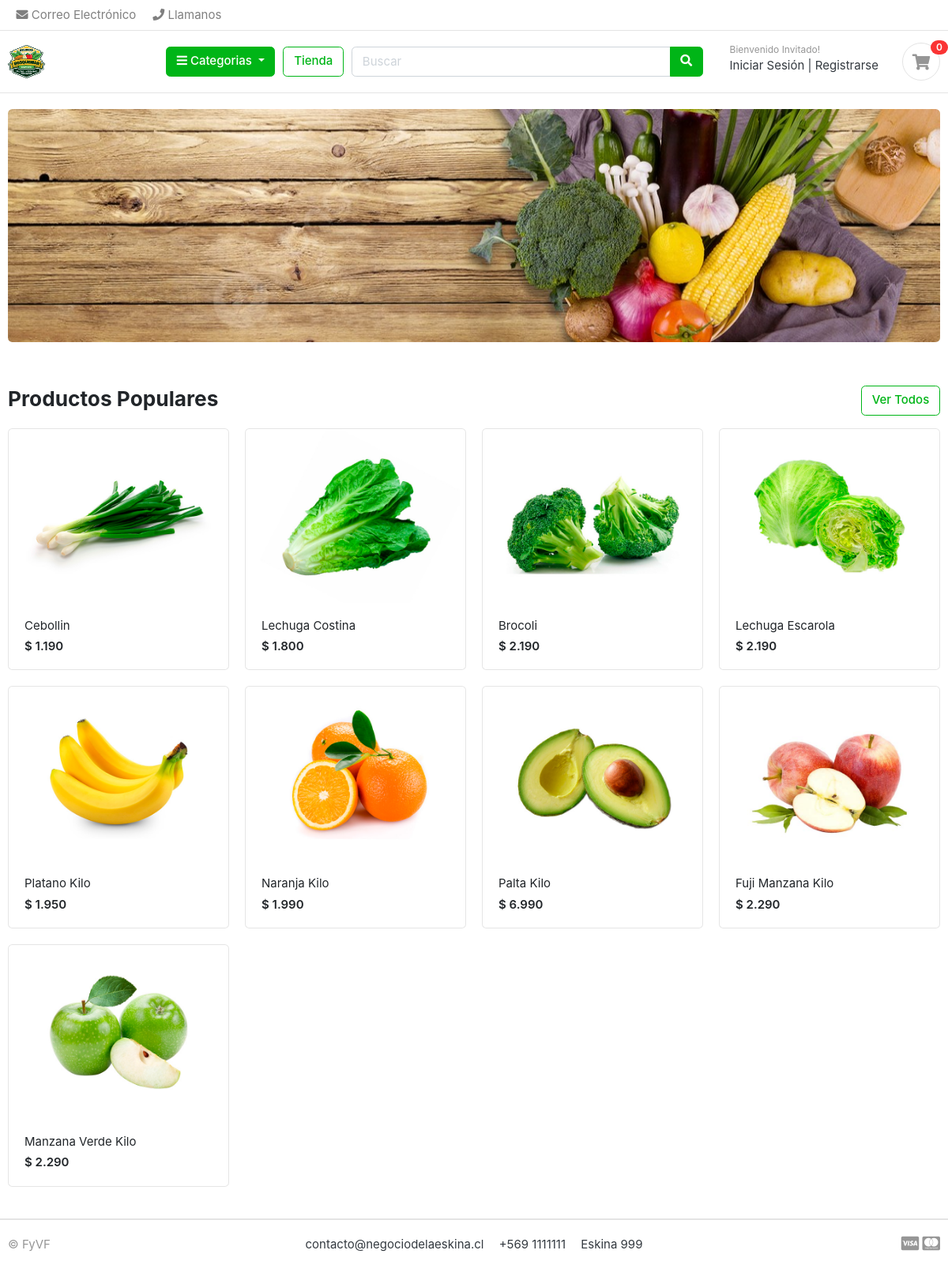
The app's page /, older data.
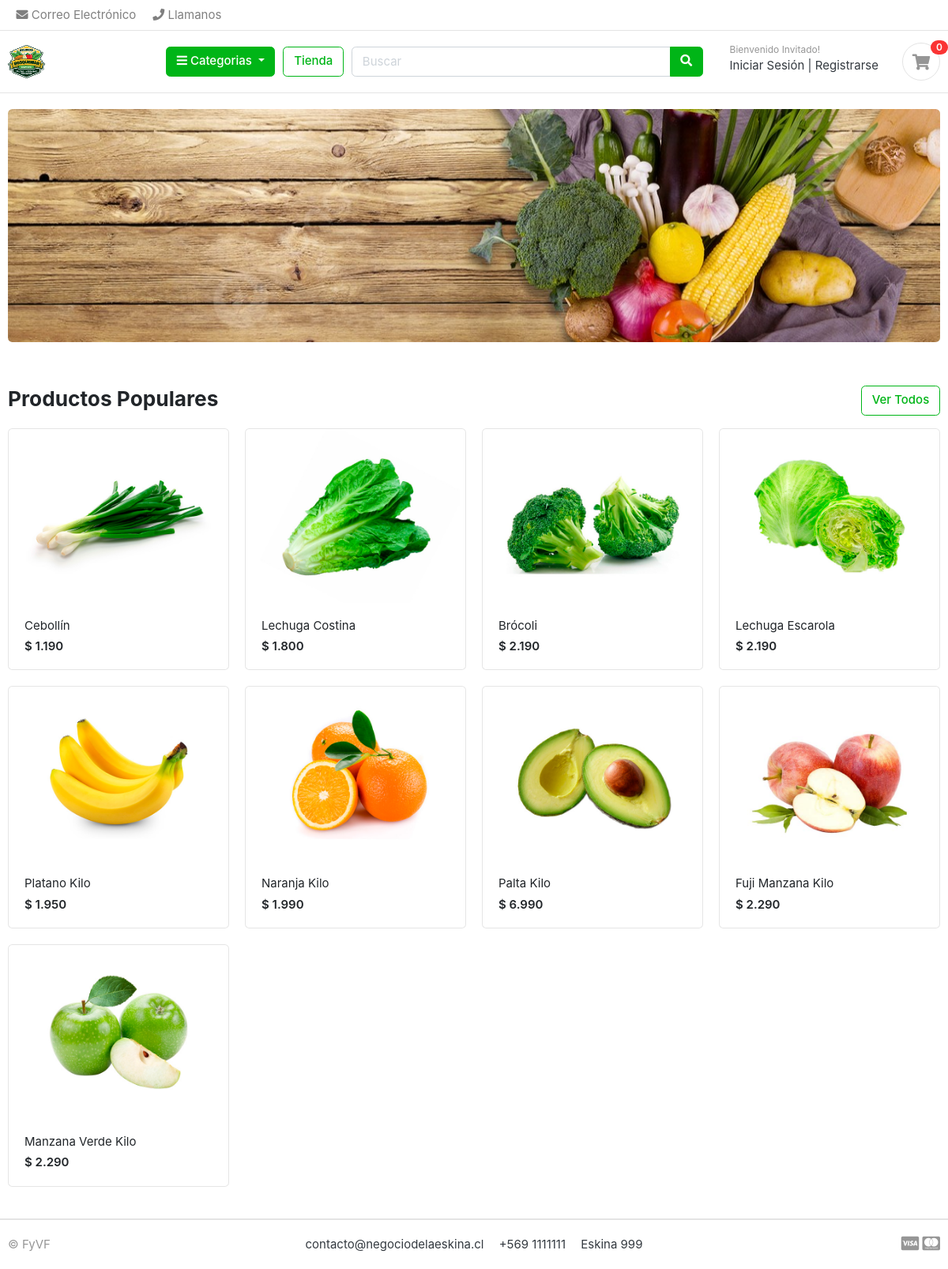
The same page, newer data.
### store/models.py (models this page shows, shortened)
class Product(models.Model):
    product_name = models.CharField(max_length=200, unique=True)
    slug = models.CharField(max_length=200, unique=True)
    description = models.TextField(max_length=1000, blank=True)
    price = models.IntegerField()
    images = models.ImageField(upload_to='photos/products')
    stock = models.PositiveIntegerField()
    is_available = models.BooleanField(default=True)
    category = models.ForeignKey(Category, on_delete=models.CASCADE)
    created_date = models.DateTimeField(auto_now_add=True)
    modified_date = models.DateTimeField(auto_now=True)

### ecommerce/views.py (the view)
# urls.py: path("", views.home, name="home"),
def home(request):
    products = Product.objects.all()[:9]
    return render(request, "index.html", context={"products": products})

### carts/context_processors.py (called while the page is built)
def counter_items(request):
    cart_count = 0
    try:
        cart = Cart.objects.get(cart_id=cart_id(request))
        cart_items = CartItem.objects.all().filter(cart=cart)
        for cart_item in cart_items:
            cart_count += cart_item.quantity
    except Cart.DoesNotExist:
        cart_count = 0
    return {"cart_count": cart_count}

### carts/views.py (called while the page is built)
def cart_id(request):
    cart = request.session.session_key
    print("cart", cart)
    if cart is None:
        cart = request.session.create()
    return cart

### category/context_processors.py (called while the page is built)
def global_category(request):
    menu_links = Category.objects.all()
    return dict(menu_links=menu_links)

### ecommerce/templatetags/custom_filters.py (called while the page is built)
@register.filter
def format_clp(value):
    try:
        value = int(value)
    except (ValueError, TypeError):
        return value
    return f"$ {value:,.0f}".replace(',', '.')

### templates/index.html
{% extends "base.html" %}
{% load static %}
{% load custom_filters %}
{% block content %}
<section class="section-intro padding-y-sm">
<div class="container">
<div class="intro-banner-wrap">
	<img src="{% static 'images/banners/banner01.jpg' %}" class="img-fluid rounded">
</div>
</div>
</section>
<section class="section-name padding-y-sm">
<div class="container">
<header class="section-heading">
	<a href="{% url 'store' %}" class="btn btn-outline-success float-right">Ver Todos</a>
	<h3 class="section-title">Productos Populares</h3>
</header>
<div class="row">
	{% for product in products %}
	<div class="col-md-3">
		<div class="card card-product-grid">
			<a href="{% url 'product_detail' product.category.slug product.slug %}" class="img-wrap"> <img src="{{ product.images.url }}"> </a>
			<figcaption class="info-wrap">
				<a href="{% url 'product_detail' product.category.slug product.slug %}" class="title">{{ product.product_name }}</a>
				<div class="price mt-1">{{ product.price|format_clp }}</div>
			</figcaption>
		</div>
	</div>
	{% endfor %}
</div>
</div>
</section>
{% endblock content %}

### templates/base.html (shortened to what this page needs)
{% load static %}
<!DOCTYPE HTML>
<html lang="en">
<head>
<link href="{% static 'css/bootstrap.css' %}" rel="stylesheet" type="text/css"/>
<link href="{% static 'fonts/fontawesome/css/all.min.css' %}" type="text/css" rel="stylesheet">
<link href="{% static 'css/ui.css' %}" rel="stylesheet" type="text/css"/>
<link href="{% static 'css/responsive.css' %}" rel="stylesheet" media="only screen and (max-width: 1200px)" />
</head>
<body>
{% include "includes/header.html" %}
{% block content %}
{% endblock content %}
{% include "includes/footer.html" %}
</body>
</html>

### templates/includes/header.html (shortened to what this page needs)
{% load static %}
<header class="section-header">
    <nav class="navbar p-md-0 navbar-expand-sm navbar-light border-bottom">
    <div class="container">
      <div class="collapse navbar-collapse" id="navbarTop4">
        <ul class="navbar-nav">
            <li><a href="#" class="nav-link"> <i class="fa fa-envelope"></i> Correo Electrónico </a></li>
            <li><a href="#" class="nav-link"> <i class="fa fa-phone"></i> Llamanos </a></li>
        </ul>
      </div>
    </div>
    </nav>
    <section class="header-main border-bottom">
        <div class="container">
    <div class="row align-items-center">
        <div class="col-lg-2 col-md-3 col-6">
            <a href="{% url 'home' %}" class="brand-wrap">
                <img class="logo" src="{% static './images/logo.webp' %}">
            </a>
        </div>
        <div class="col-lg col-sm col-md col-6 flex-grow-0">
            <div class="category-wrap dropdown d-inline-block float-right">
                <button type="button" class="btn btn-success dropdown-toggle" data-toggle="dropdown">
                    <i class="fa fa-bars"></i> Categorias
                </button>
            </div>
        </div>
        <a href="{% url 'store' %}" class="btn btn-outline-success">Tienda</a>
        <div class="col-lg  col-md-6 col-sm-12 col">
            <form action="{% url 'search' %}" method="GET" class="search">
                <div class="input-group w-100">
                    <input name="query" type="text" class="form-control" style="width:60%;" placeholder="Buscar" value="{{query}}">
                    <div class="input-group-append">
                      <button class="btn btn-success" type="submit">
                        <i class="fa fa-search"></i>
                      </button>
                    </div>
                </div>
            </form>
        </div>
        <div class="col-lg-3 col-sm-6 col-8 order-2 order-lg-3">
            <div class="d-flex justify-content-end mb-3 mb-lg-0">
                <div class="widget-header">
                    {% if user.id is None %}
                    <small class="title text-muted">Bienvenido Invitado!</small>
                    <div>
                        <a href="{% url 'login' %}">Iniciar Sesión</a> <span class="dark-transp"> | </span>
                        <a href="{% url 'register' %}"> Registrarse</a>
                    </div>
                    {% else %}
                    <small class="title text-muted">Bienvenido {{ user.first_name }}!</small>
                    <div>
                        <a href=""> Perfil</a> <span class="dark-transp"> | </span>
                        <a href="{% url 'logout' %}">Salir</a>
                    </div>
                    {% endif %}
                </div>
                <a href="{% url 'cart' %}" class="widget-header pl-3 ml-3">
                    <div class="icon icon-sm rounded-circle border"><i class="fa fa-shopping-cart"></i></div>
                    <span class="badge badge-pill badge-danger notify">{{ cart_count }}</span>
                </a>
            </div>
        </div>
    </div>
    </div>
    </section>
    </header>

### templates/includes/footer.html
{% load static %}
<footer class="section-footer border-top">
	<div class="container">
		<section class="footer-bottom border-top row">
			<div class="col-md-2">
				<p class="text-muted"> &copy FyVF </p>
			</div>
			<div class="col-md-8 text-md-center">
				<span  class="px-2">contacto@negociodelaeskina.cl</span>
				<span  class="px-2">+569 1111111</span>
				<span  class="px-2">Eskina 999</span>
			</div>
			<div class="col-md-2 text-md-right text-muted">
				<i class="fab fa-lg fa-cc-visa"></i>
				<i class="fab fa-lg fa-cc-mastercard"></i>
			</div>
		</section>
	</div>
</footer>

### ecommerce/static/css/ui.css (style rules this page uses)
html { font-family: "Inter", sans-serif; font-size: 15px; }
.img-wrap { text-align: center; display: block; }
.img-wrap img { max-width: 100%; }
.icon-xs, .icon-sm, .icon-md, .icon-lg { display: inline-block; text-align: center; flex-shrink: 0; flex-grow: 0; }
.icon-sm { width: 48px; height: 48px; line-height: 48px !important; font-size: 20px; }
.padding-y-sm { padding-top: 20px; padding-bottom: 20px; }
.section-heading { margin-bottom: 20px; margin-top: 15px; }
.section-title { color: #212529; }
p:last-child { margin-bottom: 0; }
.header-main { position: relative; padding-top: 1rem; padding-bottom: 1rem; }
.brand-wrap .logo, .navbar-brand .logo { margin-right: 7px; max-height: 42px; display: inline-block; }
.widget-header { display: inline-block; vertical-align: middle; position: relative; }
.widget-header a { color: #343a40; }
.widget-header i { color: #969696; }
.widget-header .title { display: block; }
.widget-header .notify { position: absolute; top: -3px; right: -10px; }
.footer-bottom { padding-top: 20px; padding-bottom: 20px; }
[class*=card-product] a.title { color: #212529; display: block; }
[class*=card-product] .img-wrap { overflow: hidden; position: relative; }
[class*=card-product] .img-wrap img { height: 100%; max-width: 100%; width: auto; display: inline-block; -o-object-fit: cover; object-fit: cover; }
.card-product-grid { margin-bottom: 20px; }
.card-product-grid .img-wrap { border-radius: 0.2rem 0.2rem 0 0; height: 220px; }
.card-product-grid .info-wrap { overflow: hidden; padding: 18px 20px; }
.card .img-wrap { overflow: hidden; }
.notify { position: absolute; top: -4px; right: -10px; display: inline-block; padding: 0.25em 0.6em; font-size: 12px; line-height: 1; text-align: center; border-radius: 3rem; color: #fff; background-color: #fa3434; }
.price { font-weight: 600; color: #212529; }

Row changes from the older to the newer data that the page shows:
changed Product: product_name "Cebollin" → "Cebollín"
changed Product: product_name "Brocoli" → "Brócoli"
